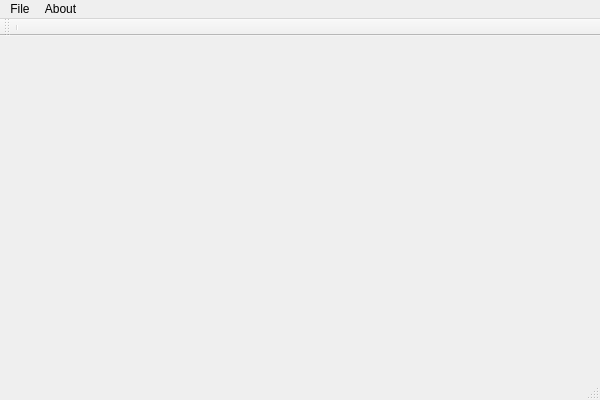
<?xml version="1.0" encoding="UTF-8"?>
<ui version="4.0">
 <class>MainWindowClass</class>
 <widget class="QMainWindow" name="MainWindowClass">
  <property name="geometry">
   <rect>
    <x>0</x>
    <y>0</y>
    <width>600</width>
    <height>400</height>
   </rect>
  </property>
  <property name="windowTitle">
   <string>MainWindow</string>
  </property>
  <widget class="QWidget" name="centralWidget"/>
  <widget class="QMenuBar" name="menuBar">
   <property name="geometry">
    <rect>
     <x>0</x>
     <y>0</y>
     <width>600</width>
     <height>28</height>
    </rect>
   </property>
   <widget class="QMenu" name="menuFile">
    <property name="title">
     <string>File</string>
    </property>
    <addaction name="actionNew"/>
   </widget>
   <widget class="QMenu" name="menuAbout">
    <property name="title">
     <string>About</string>
    </property>
   </widget>
   <addaction name="menuFile"/>
   <addaction name="menuAbout"/>
  </widget>
  <widget class="QToolBar" name="mainToolBar">
   <attribute name="toolBarArea">
    <enum>TopToolBarArea</enum>
   </attribute>
   <attribute name="toolBarBreak">
    <bool>false</bool>
   </attribute>
   <addaction name="separator"/>
  </widget>
  <widget class="QStatusBar" name="statusBar"/>
  <action name="actionNew">
   <property name="text">
    <string>New</string>
   </property>
  </action>
 </widget>
 <layoutdefault spacing="6" margin="11"/>
 <resources/>
 <connections/>
</ui>
